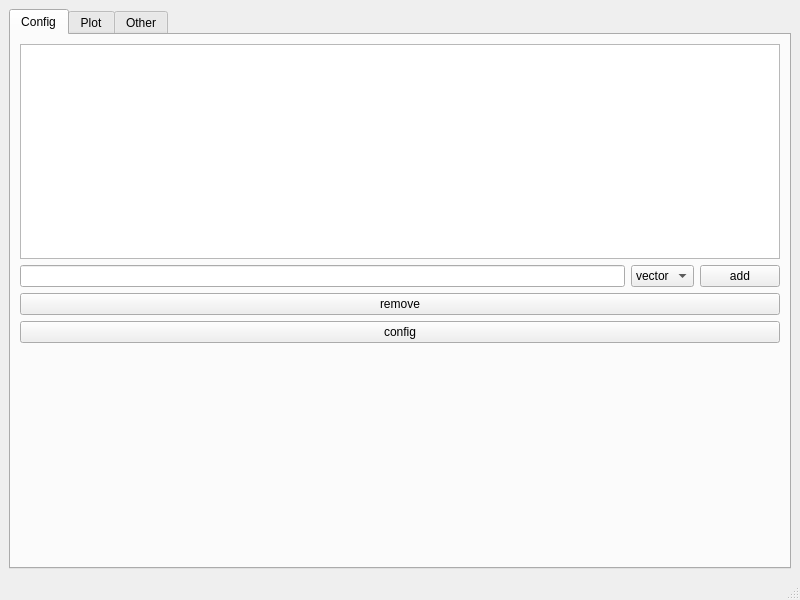
<?xml version="1.0" encoding="UTF-8"?>
<ui version="4.0">
 <class>MainWindow</class>
 <widget class="QMainWindow" name="MainWindow">
  <property name="geometry">
   <rect>
    <x>0</x>
    <y>0</y>
    <width>800</width>
    <height>600</height>
   </rect>
  </property>
  <property name="windowTitle">
   <string>MainWindow</string>
  </property>
  <property name="styleSheet">
   <string notr="true">/* Default background color */
QMainWindow &gt; .QWidget, adiscope--Sismograph &gt; QwtPlotCanvas, QMessageBox, QToolTip {
	background-color: #272730;
}

/* Default settings for QWidget and its sub-classes */
QWidget {
	background-color: transparent;
	color: #bebebe;
	font-style: normal;
	font-weight: normal;
	font-size: 13px;
}

QToolTip {
    padding: 6px;
    border: 1px solid rgba(149, 152, 154, 150);
    color: white;
}

QLabel {
	color: rgba(255, 255, 255, 150);
	font-size: 13px;
	font-style: normal;
	font-weight: normal;
	text-align: left;
}

QLabel:disabled, QRadioButton:disabled {color: rgba(255, 255, 255, 80); }

QLabel[invalid=true] { color: red; }

QLabel[valid=true] { color: rgba(255, 255, 255, 150) }

QTextBrowser { background-color: rgba(0, 0, 0, 150); }

/* Apply a gradient to the MenuAnim widgets */
adiscope--MenuAnim, adiscope--DMM #widget_2, .adiscope--PowerController #rightMenu {
	background-color: qlineargradient(spread:pad, x1: 0, y1: 0, x2: 0, y2: 1, stop: 0 rgba(0, 0, 0, 40), stop: 0.15 transparent, stop: 0.85 transparent, stop: 1.0 rgba(0, 0, 0, 40));
}

/* Except for the tool launcher's MenuAnim */
QMainWindow &gt; .QWidget &gt; .adiscope--MenuAnim { background-color: none; }

QwtPlot, QwtPolarPlot, pv--view--Viewport, QWidget[plot_container=true]{
	background-color: black;
}

/* QwtPlot should have a black background, except the sismographs */
adiscope--Sismograph { background-color: transparent; }

QwtPlotCanvas { background-color: #141416; }

QwtPolarCanvas { background-color: none; }

QwtScaleWidget { color: rgba(255, 255, 255, 180); }

QwtThermo {
	color: #999999;
	font-size: 26px;
}

adiscope--BufferPreviewer {
	border: 1px solid #7092be;
	alternate-background-color: #4a64ff;
	selection-background-color: #141416;
	selection-color: #ff7200;
	color: white;
}

QDial {
  background-color: black;
  color: #4963ff;
}

QTabWidget::tab-bar { left: 0; }

QTabWidget::pane { border-top: 0px; }

QTabBar::tab {
	min-width: 100px;
	min-height: 32px;
	padding-bottom: 5px;
	font: normal;
}

QTabBar::tab:selected {
	color: white;
	border-bottom: 2px solid #f36d0a;
	margin-top: 0px;
}

QTabBar::tab:!selected {
	border-bottom: 2px solid #373740;
}

QRadioButton {
	color: white;
	spacing: 12px;
}

QRadioButton::indicator {
	width: 14px;
	height: 14px;
	border: 2px solid;
	border-radius: 9px;
	border-color: #4963FF;
}

QRadioButton::indicator:checked { background-color: #4963FF; }

QRadioButton::indicator:disabled { border-color: #555555; }

QRadioButton::indicator:checked:disabled { background-color: #555555; }

QLineEdit {
	color: white;
	font-size: 16px;
	border: 0px solid gray;
	border-bottom: 1px solid rgba(255, 255, 255, 102);
	padding: 2px;
}

QLineEdit[valid=true]{ color: white; }
QLineEdit[invalid=true]{ color: red; }

QComboBox {
	height: 24px;
	border: none;
	font-size: 14px;

	border-bottom: 1px solid rgba(255, 255, 255, 102);
	padding-bottom: 4px;
}

QComboBox:disabled, QLineEdit:disabled { color: #555555; }

QComboBox QAbstractItemView {
	border: none;
	background-color: #1b1b21;
	text-align: left;
	color: #bebebe;
	outline: none;

	border-bottom: 1px solid #bebebe;
	border-top: 1px solid #bebebe;
}

/* This only works on Windows */
QComboBox QAbstractItemView {
	selection-background-color: #272730;
}

/* This does not work on Windows */
QComboBox::item:selected {
	font-weight: bold;
	font-size: 18px;
	border-bottom: 0px solid none;
	background-color: #272730;
}

QComboBox::drop-down {
	subcontrol-position: center right;
	border-image: url(:/icons/sba_cmb_box_arrow.svg);
	width: 10px;
	height: 6px;
	font-size: 16px;
	text-align: left;
}

QComboBox::indicator {
	background-color: transparent;
	selection-background-color: transparent;
	color: transparent;
	selection-color: transparent;
}

QMessageBox QLabel {
	height: 420px;
	width: 680px;
	color: rgba(255,255,255,240);
	font-size: 14px;
	font: bold;
}

QMessageBox QPushButton {
	height: 20px;
	width: 120px;
	background-color: #4a64ff;
	color: white;
	font-size: 16px;
	font: bold;
	border-radius: 5px;
	border-color: #4a64ff;
	border-style: solid;
	border-width: 1px;
}

QAbstractSpinBox {
	height: 45px;
	font-size: 16px;
	font-weight: bold;
	border-bottom: 1px solid rgba(255, 255, 255, 102);
}

QAbstractSpinBox::up-button, QAbstractSpinBox::down-button {
	height: 20px;
	width: 20px;
}

QAbstractSpinBox::up-button { border-image: url(:/icons/sba_up_btn.svg); }

QAbstractSpinBox::up-button:hover { border-image: url(:/icons/sba_up_btn_hover.svg); }

QAbstractSpinBox::up-button:pressed { border-image: url(:/icons/sba_up_btn_pressed.svg); }

QAbstractSpinBox::down-button { border-image: url(:/icons/sba_dn_btn.svg); }

QAbstractSpinBox::down-button:hover { border-image: url(:/icons/sba_dn_btn_hover.svg); }

QAbstractSpinBox::down-button:pressed { border-image: url(:/icons/sba_dn_btn_pressed.svg); }

QGroupBox {
	border: 2px solid rgba(255, 255, 255, 40);
	border-radius: 8px;
	color: rgba(255, 255, 255, 40);
	font-size: 16px;
	font-weight: bold;
	margin-top: 9px;
	padding-top: 5px;
}

QGroupBox::title {
	subcontrol-origin: margin;
	subcontrol-position: top left; /* position at the top center */
}

QScrollBar:vertical {
  background: #262628;
  max-width: 8px;
}

QScrollBar::handle:vertical {
  background: #404040;
  border: 0;
  border-radius: 3px;
}
QScrollBar::handle:vertical:hover {
  background: #4a4a4b;
  border: 0;
  border-radius: 3px;
}

QScrollBar::add-page:vertical, QScrollBar::sub-page:vertical { background: none; }

QScrollBar::add-line:vertical, QScrollBar::sub-line:vertical {
  border: none;
  background: none;
}

QScrollBar:horizontal {
  background: #262628;
  max-height: 6px;
  border-radius: 3px;
}

QScrollBar::handle:horizontal {
  background: #404040;
  border: 0;
  border-radius: 3px;
}

QScrollBar::handle:horizontal:hover {
  background: #4a4a4b;
  border: 0;
  border-radius: 3px;
}

QScrollBar::add-page:horizontal, QScrollBar::sub-page:horizontal { background: none; }

QScrollBar::add-line:horizontal, QScrollBar::sub-line:horizontal {
	border: none;
	background: none;
}

QDialog { background-color: #1b1b21; }

ScopyAboutDialog QPushButton{
	background-color: #4a64ff;
	color: #ffffff;
}

QTextBrowser#aboutTextBrowser{
	background-color: transparent;
	link-color: yellow;
	selection-color: yellow;
	color: white;
}

/* Label, line and arrow button dividers between sections */

QLabel[subsection_label=true]{
	font-size: 12px;
	color: rgba(255, 255, 255, 70);
}

QFrame[subsection_line=true]{ border: 1px solid rgba(255, 255, 255, 70); }

QPushButton[subsection_arrow_button=true]{
	max-height: 6px;
	max-width: 10px;
	border-image: url(:/icons/sba_cmb_box_arrow.svg);
}

QPushButton[subsection_arrow_button=true]:checked{
	max-height: 10px;
	max-width:  6px;
	border-image: url(:/icons/sba_cmb_box_arrow_right.svg);
}


/* Label associated with settings menu, right above a blue line divider */

QLabel[general_settings_label=true]{
	color: white;
	font-size: 14px;
	font-weight: normal;
}

/* Blue line divider */

QFrame[blue_line=true]{ border: 2px solid #4A64FF; }


/* General style for blue buttons */

QPushButton[blue_button=true]{
	background-color: #4a64ff;
	color: #ffffff;
	border-radius: 4px;
	font-size: 14px;
}

QPushButton[blue_button=true]:pressed{ background-color: #2a44df; }

QPushButton[blue_button=true]:hover{ background-color: #4a34ff; }

QPushButton[blue_button=true]:disabled { background-color: grey; }

/* Info button for each tool */

QPushButton[info_button=true]{
	 min-height: 40px;
	 max-height: 40px;
	 min-width: 40px;
	 max-width: 40px;
	 background-color: transparent;
	 border-radius: 4px;
}

QPushButton[info_button=true]:hover { background-color: rgba(0, 0, 0, 60); }


/* Menu title label */

QLabel[menu_title_label=true]{
	color: white;
	font-weight: normal;
	font-size: 14px;
}


/* Style for all SpinBoxes */

QSpinBox{
	color: white;
	border: 0px;
	border-bottom: 1px solid rgba(255, 255, 255, 100);
}


QCheckBox {
  spacing: 8px;
  background-color: transparent;
  font-size: 14px;
  font-weight: bold;
  color: rgba(255, 255, 255, 153);
}

QCheckBox::indicator {
  width: 14px;
  height: 14px;
  border: 2px solid rgb(74,100,255);
  border-radius: 4px;
}

QCheckBox::indicator:unchecked { background-color: transparent; }
QCheckBox::indicator:checked { background-color: rgb(74,100,255); }


QSlider::groove {
	border: 1px solid #444444;
	height: 2px; /* the groove expands to the size of the slider by default. by giving it a height, it has a fixed size */
	background: #999999;
	margin: 2px 0;
	border-radius: 2px;
}

QSlider::handle {
	background: rgb(73, 99, 255);
	border: 0px solid;
	width: 18px;
	margin: -8px 0; /* handle is placed by default on the contents rect of the groove. Expand outside the groove */
	border-radius: 8px;
}

QSlider::handle:disabled { background: #444444; }

QSlider::sub-page:horizontal { background: #4A64FF; }


/* Style for settings and general settings buttons from all menus */

QPushButton[menu_icon_button=true] {
	 min-height: 40px;
	 max-height: 40px;
	 min-width: 60px;
	 max-width: 60px;
	 padding-top:5px
}

QPushButton[menu_icon_button=true]:checked { border-top: 1px solid rgba(255,255,255,150); }

QPushButton[menu_icon_button=true]:!checked { border-top: 1px solid rgba(255,255,255,0); }

QPushButton[menu_icon_button=true]:!checked:hover { border-top: 1px solid rgba(255,255,255,0); }

QPushButton[menu_icon_button=true]:checked:hover { border-top: 1px solid rgba(255,255,255,200); }


/* Style for all Tool launcher buttons, such as Home, Menu, Preferences, Load, Save, Notes, etc. */

QPushButton[tool_launcher_custom_widget=true] {
	text-align:left;
	border: none;
	background-color: none;
}

.QWidget[tool_launcher_custom_widget=true]:hover {
	background-color: rgba(0, 0, 0, 60);
	border: 1px solid rgba(0, 0, 0, 30);
	border-radius:5px;
}

QWidget[tool_launcher_custom_widget=true][selected=true] {
	background-color: rgba(0, 0, 0, 60);
	border: 1px solid rgba(0, 0, 0, 30);
	border-radius:5px;
}


/* Style for icon-buttons such as Device, Home, Plus, etc. */

QWidget[menu_button=true][selected=true] {
	opacity: 0.6;
	border-radius: 4px;
	background-color: #141416;
}

QWidget[menu_button=true][selected=false] { background-color: transparent; }


/* Styles for DigitalIO widgets */

QWidget#page {
	border-radius: 12px;
	background-color: rgba(0, 0, 0, 80);
}

QWidget#stackedWidgetPage1 {
	border-radius: 12px;
	background-color: #141416;
}


/* Background color for info page */

.adiscope--StackedHomepage#stackedWidget{ background-color: black; }


/* Style for all line separators */

QFrame[line_separator=true]{ background-color: rgba(255, 255, 255, 16); }


/* Background color for Voltmeter and Power Supply */

.adiscope--PowerController #leftPanel, .adiscope--DMM #leftPanel{
	background-color: rgba(0, 0, 0, 40);
}


/* Gradient background for all instruments */

.adiscope--Oscilloscope #mainWidget, .adiscope--SpectrumAnalyzer #mainWidget,
.adiscope--NetworkAnalyzer #mainWidget, .adiscope--SignalGenerator #mainWidget,
.adiscope--logic--LogicAnalyzer #mainWidget, .adiscope--logic--PatternGenerator #mainWidget,
.adiscope--DigitalIO #widget, .adiscope--DMM #hLayout_top_btn_area_voltmeter, .adiscope--PowerController #hWidget_top_area {
	background-color: qlineargradient(spread:pad, x1: 0, y1: 0, x2: 1, y2: 0, stop: 0 rgba(0, 0, 0, 40), stop: 0.1 transparent, stop: 1.0 transparent);
}

/* Remove inherited gradient from the export setting of the Oscilloscope */

.adiscope--ExportSettings #mainWidget, .adiscope--ImportSettings #mainWidget {
	background-color: none;
}

adiscope--CursorReadouts {
  background-color: black;
}

QWidget[scopy_logo=true]{
	background-image: url(:/menu/scopy_title.png);
	background-repeat: no-repeat;
	background-position: left center;
}

QPushButton[menu_icon=true]{
	background-image: url(:/menu/menu_button.png);
	background-repeat: no-repeat;
	background-position: left center;
}

QWidget[adi_logo=true]{
	background-image: url(:/menu/adi.png);
	background-repeat: no-repeat;
	background-position: left center;
	min-width: 104px;
	min-height: 30px;
}

QPushButton[save_logo=true]{
	background-image: url(:/icons/ic save.svg);
	background-repeat: no-repeat;
}

QPushButton[load_logo=true]{
	background-image: url(:/icons/ic load.svg);
	background-repeat: no-repeat;
	background-position: left center;
}

QPushButton[preferences_icon=true]{
	background-image: url(:/menu/debugger.png);
	background-repeat: no-repeat;
	background-position: left center;
	qproperty-text: &quot;Preferences&quot;;
	text-align: center;
}

QPushButton[general_settings_icon=true]:checked {
  image: url(:/icons/gear_wheel_pressed.svg);
}

QPushButton[general_settings_icon=true]:!checked {
  image: url(:/icons/gear_wheel.svg);
}


QPushButton[general_settings_icon=true]:!checked:hover {
  image: url(:/icons/gear_wheel_hover.svg);
}

QPushButton[general_settings_icon=true]:checked:hover {
  image: url(:/icons/gear_wheel_pressed.svg);
}

QPushButton[settings_icon=true]:checked {
  image: url(:/icons/setup3_checked_hover.svg);
}

QPushButton[settings_icon=true]:!checked {
  image: url(:/icons/setup3_unchecked.svg);
}

QPushButton[settings_icon=true]:!checked:hover {
  image: url(:/icons/setup3_unchecked_hover.svg);
}

QPushButton[settings_icon=true]:checked:hover {
  image: url(:/icons/setup3_checked_hover.svg);
}

QHeaderView::section {
  background-color: transparent;
}

QHeaderView::section:checked {
  background-color: transparent;
}

/*************************************************************/



/************************** Channel widget **************************/

adiscope--ChannelWidget QWidget {
  color: rgba(255, 255, 255, 153);

  border-width: 0px;
  border-radius: 6px;
}

/* Widget containing box, name, btn */

adiscope--ChannelWidget QWidget#widget {
  background-color: transparent;
  border-radius: 4px;
}
adiscope--ChannelWidget QWidget#widget[selected=true] {
  background-color: rbga(20, 20, 22, 153);
}

/* Round check box */
adiscope--ChannelWidget QCheckBox#box{
  spacing: 0px;
  background-color: none;
  font-size: 14px;
  font-weight: bold;
}
adiscope--ChannelWidget QCheckBox#box::indicator {
  width: 14px;
  height: 14px;
  border: 2px solid #000000; /* Will be overwritted in the ChannelWidget constructor */
  border-radius: 9px;
}
adiscope--ChannelWidget QCheckBox#box::indicator:unchecked {
  background-color: transparent;
}
adiscope--ChannelWidget QCheckBox#box::indicator:checked {
  background-color: #000000; /* Will be overwritted in the ChannelWidget constructor */
}

/* Name */
adiscope--ChannelWidget QPushButton#name {
  font-size: 14px;
  font-weight: bold;
  background-color: none;
}

/* Delete Button */
adiscope--ChannelWidget QPushButton#delBtn {
  width: 24px;
  height: 24px;
  background-color: transparent;
  background-position: center center;
  background-repeat: no-repeat;
  background-image: url(:/icons/redX.svg);
}
adiscope--ChannelWidget QPushButton#delBtn::hover {
   background-image: url(:/icons/redX.svg);
}

/* Menu button */
adiscope--ChannelWidget QPushButton#btn {
  width: 40px;
  height: 20px;
  background-color: transparent;
}
adiscope--ChannelWidget QPushButton#btn:pressed {
  border-image: url(:/icons/setup_btn_checked.svg)
}
adiscope--ChannelWidget QPushButton#btn:!pressed {
  border-image: url(:/icons/setup_btn_unchecked.svg)
}
adiscope--ChannelWidget QPushButton#btn:hover:!pressed:!checked {
  border-image: url(:/icons/setup_btn_hover.svg)
}
adiscope--ChannelWidget QPushButton#btn:checked {
  border-image: url(:/icons/setup_btn_checked.svg)
}

/* Underline */
adiscope--ChannelWidget QFrame#line {
  border: 2px solid transparent;
}
adiscope--ChannelWidget QFrame#line[selected=true] {
  border: 2px solid #000000; /* Will be overwritted in the ChannelWidget constructor */
}

/*************************************************************/



/******************** Dropdown switch list ************************/

adiscope--DropdownSwitchList {
  height: 30px;
  border: 0px;
  font-size: 18px;
  border-radius: 4px;
  padding-left: 20px;
}

adiscope--DropdownSwitchList:editable{
  background-color: #141416;
  color: white;
}

adiscope--DropdownSwitchList::drop-down {
  subcontrol-position: center right;
  width: 10px;
  height: 6px;
  border-image: url(:/icons/sba_cmb_box_arrow.svg);
  margin-right: 20px;
}

adiscope--DropdownSwitchList QAbstractItemView {
  border: 0px;
  background-color: #141416;
  font-size: 18px;
  outline: 0px;

  /* Add left space. Color should match background-color*/
  border-left: 0px solid #141416; /* setting to 0 for now */
}

adiscope--DropdownSwitchList QAbstractItemView::item {
  color: #ffffff;
  height: 60px;
}

adiscope--DropdownSwitchList QAbstractItemView::item:hover {
  background-color: #141416;
  font-weight: bold;
  border-bottom: 0px solid none;
}

adiscope--DropdownSwitchList QHeaderView {
  /* Cancel the effect of the QAbstractItemView border-left property. It's
  necessary because the border (or padding) of the QAbstractItemView applies to
  this element as well. */
  padding-left: -0px;
}

adiscope--DropdownSwitchList QHeaderView:section {
  color: rgba(255, 255, 255, 153);
  background-color: #141416;
  border: 0px;
  font: 14px;
}

adiscope--DropdownSwitchList QCheckBox {
	background-color: #141416;
}

adiscope--DropdownSwitchList QCheckBox::indicator {
  width: 16px;
  height: 16px;
  subcontrol-position: center;
}

/*************************************************************/



/************************* SpinBoxes *************************/

adiscope--SpinBoxA QPushButton#SBA_UpButton {
  width: 30px;
  height: 30px;
  border-image: url(:/icons/sba_up_btn.svg);
  border: 0px;
}

adiscope--SpinBoxA QPushButton#SBA_UpButton:pressed {
  border-image: url(:/icons/sba_up_btn_pressed.svg);
}
adiscope--SpinBoxA QPushButton#SBA_UpButton:hover:!pressed {
  border-image: url(:/icons/sba_up_btn_hover.svg);
}

adiscope--SpinBoxA QPushButton#SBA_DownButton {
  width: 30px;
  height: 30px;
  border-image: url(:/icons/sba_dn_btn.svg);
  border: 0px;
}
adiscope--SpinBoxA QPushButton#SBA_DownButton:pressed {
  border-image: url(:/icons/sba_dn_btn_pressed.svg);
}
adiscope--SpinBoxA QPushButton#SBA_DownButton:hover:!pressed {
  border-image: url(:/icons/sba_dn_btn_hover.svg);
}

adiscope--SpinBoxA QLabel#SBA_Label {
  color: rgba(255, 255, 255, 102);
  font-size: 14px;
}

adiscope--SpinBoxA QLineEdit#SBA_LineEdit {
  height: 20px;
  width: 75px;
  font-size: 18px;
  border: 0px;
  bottom: 10px;
}

adiscope--SpinBoxA QFrame#SBA_Line {
  color: #4a64ff;
}

adiscope--SpinBoxA QFrame#SBA_Line:disabled {
  color: #555555;
}

adiscope--SpinBoxA QComboBox#SBA_Combobox {
  height: 20px;
  font-size: 12px;
  font-weight: normal;
  border-bottom: 0px;
  padding-bottom: 0px;
}

adiscope--SpinBoxA QComboBox#SBA_Combobox::drop-down {
  subcontrol-position: center right;
  width: 10px;
  height: 6px;
  border-image: url(:/icons/sba_cmb_box_arrow.svg);
}

adiscope--SpinBoxA QComboBox#SBA_Combobox::drop-down:disabled {
  subcontrol-position: center right;
  width: 0px;
  height: 0px;
  border-image: url(:/icons/sba_cmb_box_arrow.svg);
}

adiscope--SpinBoxA QDial#SBA_CompletionCircle {
  background-color: black;
  color: #4963ff;
}
/*************************************************************/


/******************** Stop buttons *************************/

QPushButton[stopButton=true] {
    background-repeat: no-repeat;
    background-position: center center;
}

QPushButton[stopButton=true]:enabled {
    background-image: url(:/icons/ico-stop.svg);
}

QPushButton[stopButton=true][disabled=true][enabled=false] {
    background-image: url(:/icons/ico-stop.svg);
}

QPushButton[stopButton=true]:checked {
    background-image: url(:/icons/ico-play-green.svg);
}

/*************************************************************/

/******************** User Notes *************************/

QPushButton[userNote=true] {
        background-image: url(:/icons/ic_note_unchecked.svg);
}

QPushButton[userNote=true]:checked {
        background-image: url(:/icons/ic_note_checked.svg);
}

/*************************************************************/</string>
  </property>
  <widget class="QWidget" name="centralwidget">
   <layout class="QHBoxLayout" name="horizontalLayout_2">
    <item>
     <widget class="QTabWidget" name="tabWidget">
      <property name="currentIndex">
       <number>0</number>
      </property>
      <widget class="QWidget" name="tab_2">
       <attribute name="title">
        <string>Config</string>
       </attribute>
       <layout class="QHBoxLayout" name="horizontalLayout_3">
        <item>
         <layout class="QVBoxLayout" name="verticalLayout_3">
          <item>
           <widget class="QListWidget" name="sinkList">
            <property name="sizePolicy">
             <sizepolicy hsizetype="Preferred" vsizetype="Expanding">
              <horstretch>0</horstretch>
              <verstretch>0</verstretch>
             </sizepolicy>
            </property>
           </widget>
          </item>
          <item>
           <layout class="QHBoxLayout" name="horizontalLayout_5">
            <property name="topMargin">
             <number>0</number>
            </property>
            <item>
             <widget class="QLineEdit" name="nameEdit"/>
            </item>
            <item>
             <widget class="QComboBox" name="sinkCmb">
              <property name="sizePolicy">
               <sizepolicy hsizetype="Preferred" vsizetype="Fixed">
                <horstretch>0</horstretch>
                <verstretch>0</verstretch>
               </sizepolicy>
              </property>
              <item>
               <property name="text">
                <string>vector</string>
               </property>
              </item>
              <item>
               <property name="text">
                <string>wav</string>
               </property>
              </item>
             </widget>
            </item>
            <item>
             <widget class="QPushButton" name="addBtn">
              <property name="sizePolicy">
               <sizepolicy hsizetype="Preferred" vsizetype="Fixed">
                <horstretch>0</horstretch>
                <verstretch>0</verstretch>
               </sizepolicy>
              </property>
              <property name="text">
               <string>add</string>
              </property>
             </widget>
            </item>
           </layout>
          </item>
          <item>
           <widget class="QPushButton" name="removeBtn">
            <property name="text">
             <string>remove</string>
            </property>
           </widget>
          </item>
          <item>
           <widget class="QPushButton" name="configBtn">
            <property name="text">
             <string>config</string>
            </property>
           </widget>
          </item>
          <item>
           <spacer name="verticalSpacer">
            <property name="orientation">
             <enum>Qt::Vertical</enum>
            </property>
            <property name="sizeHint" stdset="0">
             <size>
              <width>20</width>
              <height>40</height>
             </size>
            </property>
           </spacer>
          </item>
         </layout>
        </item>
       </layout>
      </widget>
      <widget class="QWidget" name="plotInstrument">
       <property name="sizePolicy">
        <sizepolicy hsizetype="Expanding" vsizetype="Expanding">
         <horstretch>0</horstretch>
         <verstretch>0</verstretch>
        </sizepolicy>
       </property>
       <attribute name="title">
        <string>Plot</string>
       </attribute>
      </widget>
      <widget class="QWidget" name="tab">
       <attribute name="title">
        <string>Other</string>
       </attribute>
       <layout class="QVBoxLayout" name="verticalLayout">
        <item>
         <widget class="QLabel" name="label">
          <property name="text">
           <string>TextLabel</string>
          </property>
         </widget>
        </item>
        <item>
         <widget class="QLabel" name="label_uri">
          <property name="text">
           <string>TextLabel</string>
          </property>
         </widget>
        </item>
        <item>
         <layout class="QHBoxLayout" name="horizontalLayout">
          <property name="topMargin">
           <number>0</number>
          </property>
          <item>
           <widget class="QLineEdit" name="lineEdit_uri">
            <property name="text">
             <string>ip:</string>
            </property>
           </widget>
          </item>
          <item>
           <widget class="QPushButton" name="pushButton">
            <property name="text">
             <string>Set</string>
            </property>
           </widget>
          </item>
         </layout>
        </item>
        <item>
         <widget class="QTextEdit" name="textEdit"/>
        </item>
        <item>
         <layout class="QVBoxLayout" name="plotLayout"/>
        </item>
        <item>
         <widget class="QPushButton" name="pushButton_libiio">
          <property name="text">
           <string>CONNECT libiio</string>
          </property>
         </widget>
        </item>
        <item>
         <widget class="QPushButton" name="pushButton_libm2k">
          <property name="text">
           <string>CONNECT libm2k</string>
          </property>
         </widget>
        </item>
       </layout>
      </widget>
     </widget>
    </item>
   </layout>
  </widget>
  <widget class="QMenuBar" name="menubar">
   <property name="geometry">
    <rect>
     <x>0</x>
     <y>0</y>
     <width>800</width>
     <height>21</height>
    </rect>
   </property>
  </widget>
  <widget class="QStatusBar" name="statusbar"/>
 </widget>
 <resources/>
 <connections/>
</ui>
